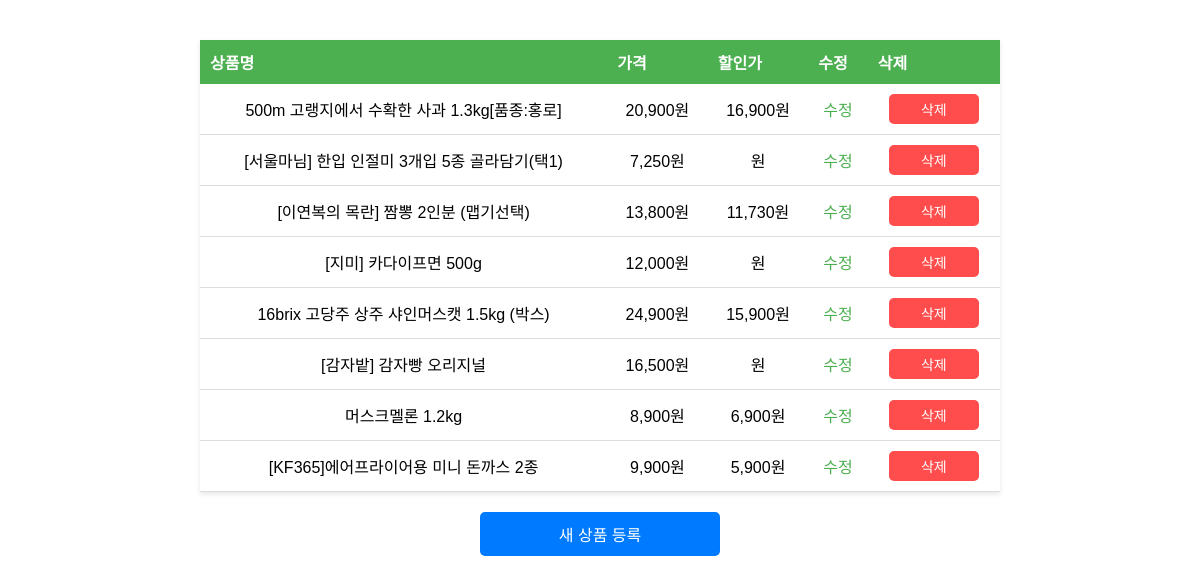
The page /shop/product/manage/ (signed in) on the database its author committed.
### shop/models.py (models this page shows, shortened)
class Product(models.Model):
    name = models.CharField(max_length=200)
    price = models.DecimalField(max_digits=10, decimal_places=2)
    discount_price = models.DecimalField(max_digits=10, decimal_places=2, blank=True, null=True)
    image = models.ImageField(upload_to='products/')
    category = models.ForeignKey(Category, on_delete=models.SET_NULL, null=True, blank=True, related_name='products')
    shipping_info = models.CharField(max_length=200, default="배송 정보 입력")
    seller = models.CharField(max_length=200, default="판매자 입력")
    packaging_type = models.CharField(max_length=200, default="포장 타입 입력")
    sales_unit = models.CharField(max_length=100, blank=True, null=True)  # 판매단위
    weight_volume = models.CharField(max_length=100, blank=True, null=True)  # 중량/용량
    expiration_date = models.TextField(blank=True, null=True)  # 소비기한 또는 유통기한
    Notice_info = models.TextField(blank=True, null=True) # 안내 사항
    allergy_info = models.TextField(blank=True, null=True)  # 알레르기 정보
    livestock_trace_info = models.CharField(max_length=200, blank=True, null=True)  # 축산물 이력정보

### shop/views.py (the view)
# urls.py: path('product/manage/', views.product_manage, name='product_manage'),  # 상품 관리 페이지
def product_manage(request):
    if not is_seller(request.user):  # 판매자 여부 확인
        return HttpResponseForbidden(render(request, 'shop/403.html'))  # 403 페이지 렌더링
    products = Product.objects.all() # 상품 등록 관리자가 한명이라 다 불러오는 걸로..
    return render(request, 'shop/product_manage.html', {'products': products})

### shop/views.py (called while the page is built)
def is_seller(user):
    return user.groups.filter(name='판매자').exists()

### shop/templates/shop/product_manage.html (shortened to what this page needs)
{% load static %}
{% load humanize %}
<!DOCTYPE html>
<html lang="ko">
<head>
    <link rel="stylesheet" href="{% static 'SHOP_product_manage.css' %}">
</head>
<table>
    <thead>
        <tr>
            <th>상품명</th>
            <th>가격</th>
            <th>할인가</th>
            <th>수정</th>
            <th>삭제</th>
        </tr>
    </thead>
    <tbody>
        {% for product in products %}
        <tr>
            <td>{{ product.name }}</td>
            <td>{{ product.price|floatformat:0|intcomma }}원</td>
            <td>{{ product.discount_price|floatformat:0|intcomma }}원</td>
            <td><a href="{% url 'shop:product_update' product.id %}">수정</a></td>
            <td>
                <a href="{% url 'shop:product_delete' product.id %}" class="btn btn-danger">삭제</a>
            </td>
        </tr>
        {% empty %}
        <tr>
            <td colspan="5">등록된 상품이 없습니다.</td>
        </tr>
        {% endfor %}
    </tbody>
</table>
<a href="{% url 'shop:product_register' %}" class="btn btn-register">새 상품 등록</a>

### static/SHOP_product_manage.css (style rules this page uses)
table { width: 100%; max-width: 800px; margin: 20px auto; border-collapse: collapse; background-color: white; box-shadow: 0px 2px 5px rgba(0, 0, 0, 0.1); }
thead { background-color: #4CAF50; color: white; }
thead th { padding: 10px; text-align: left; }
tbody td { padding: 10px; text-align: center; border-bottom: 1px solid #ddd; }
tbody td a { color: #4CAF50; text-decoration: none; }
td a.btn { display: inline-block; padding: 5px 10px; border-radius: 5px; font-size: 14px; text-decoration: none; color: white; width: 70px; text-align: center; }
.btn-danger { background-color: #ff4d4d; }
a.btn-register { display: block; text-align: center; padding: 10px 20px; margin: 20px auto; background-color: #007bff; color: white; border-radius: 5px; text-decoration: none; width: 200px; font-size: 16px; }

### rows shown on the page
Product: name "500m 고랭지에서 수확한 사과 1.3kg[품종:홍로]", price "20,900", discount_price "16,900"
Product: name "[서울마님] 한입 인절미 3개입 5종 골라담기(택1)", price "7,250"
Product: name "[이연복의 목란] 짬뽕 2인분 (맵기선택)", price "13,800", discount_price "11,730"
Product: name "[지미] 카다이프면 500g", price "12,000"
Product: name "16brix 고당주 상주 샤인머스캣 1.5kg (박스)", price "24,900", discount_price "15,900"
Product: name "[감자밭] 감자빵 오리지널", price "16,500"
Product: name "머스크멜론 1.2kg", price "8,900", discount_price "6,900"
Product: name "[KF365]에어프라이어용 미니 돈까스 2종", price "9,900", discount_price "5,900"
